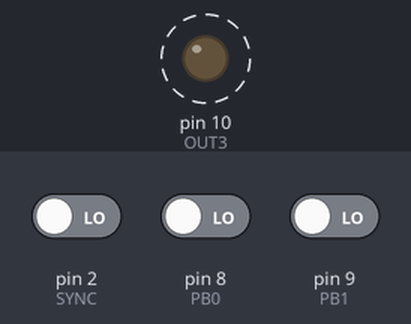
Bench run of a sketch on a simulated Arduino Uno, built with avr-gcc and run on an emulated ATmega328P. Parts: output pins drawn as LEDs (lit = HIGH). Dashed ring = blinking. The inputs (shaded band) are chosen by the test bench; at power-on: pin 2 (SYNC) LOW, pin 8 (PB0) LOW, pin 9 (PB1) LOW. What the sketch prints to the serial monitor is not drawn.

Above: at 1.2 s.
1.3 s: pin 2 (SYNC) driven HIGH
Timing chart, 0 to 10.3 s (numbered marks = the images above; inputs shaded):
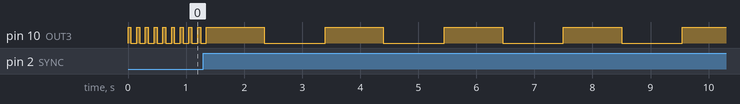

The sketch:

heartBeat.ino
```cpp
// We define the heartbeat of the Adventure Game

#define SYNC  2 //sync is PB6
#define PB0  8
#define PB1  9
#define OUT3  10

int beatDelay = 50;

void beat()
{
  digitalWrite(OUT3, 1);
  delay (beatDelay);
  digitalWrite(OUT3, 0);
  delay (beatDelay+50);
}

void onSync()
{
  Serial.print("Entra onSyn: ");
  int bit0 = digitalRead(PB0) ? 1:0; //? ternary operator if TRUE then 1 else 0
  int bit1 = digitalRead(PB1) ? 1:0; //? ternary operator if TRUE then 1 else 0
  Serial.print(bit1);
  Serial.println(bit0);
  if (bit1 == 0 and bit0 == 0){
    beatDelay = 1000;
  }
  else if (bit1 == 0 and bit0 == 1){
    beatDelay = 800;
  }
  else if (bit1 == 1 and bit0 == 0){
    beatDelay = 400;
  }
    else if (bit1 == 1 and bit0 == 1){
    beatDelay = 200;
  }
}

void setup()
{
  pinMode(SYNC, INPUT);
  pinMode(PB0, INPUT);
  pinMode(PB1, INPUT);
  pinMode(OUT3, OUTPUT);

  // each time that on pin 2 (SYNC) i receive a HIGH on the rising edge run the onSync function
  attachInterrupt(digitalPinToInterrupt(SYNC), onSync, RISING);
  Serial.begin(115200);
  Serial.println("Arranca Arduino");
}

void loop() {
  beat();
  beat();
;
}
```

Measured:
- after the input at 1.3 s, pin 10 (OUT3): alternates HIGH for 1.0 s and LOW for 1.1 s, starting after 1.1 s
- by itself, pin 10 (OUT3): alternates HIGH for 0.05 s and LOW for 0.10 s
